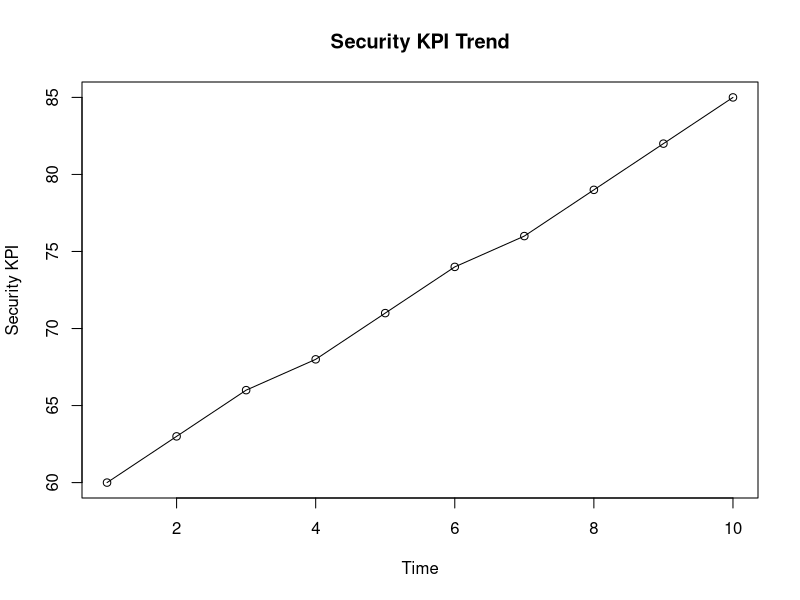

Write the R code that produced this figure.
SecurityKPI <- c(60, 63, 66, 68, 71, 74, 76, 79, 82, 85)

plot(
  SecurityKPI,
  type = "o",
  main = "Security KPI Trend",
  xlab = "Time",
  ylab = "Security KPI"
)
